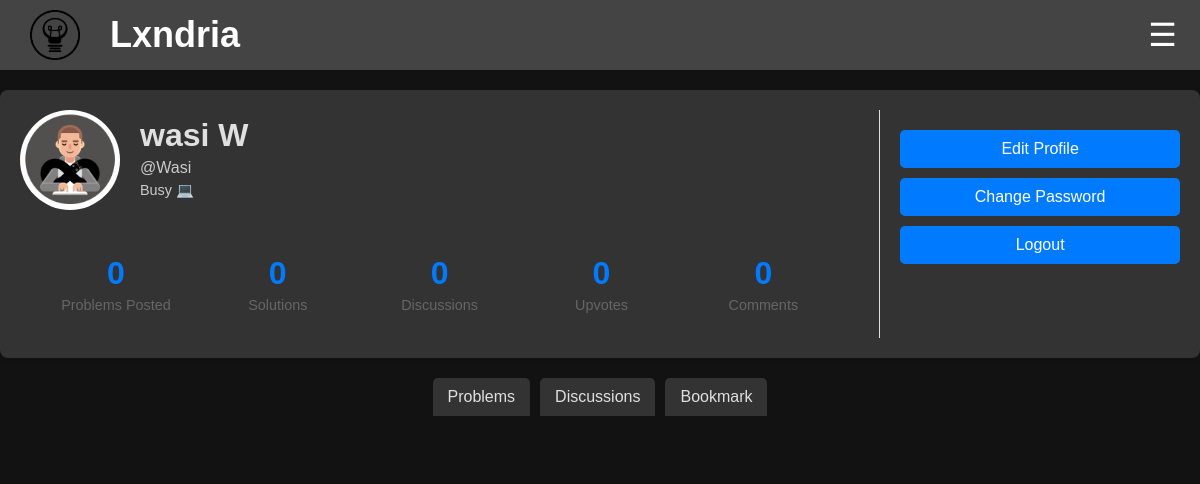
Page /account (signed in) on the earlier database version.
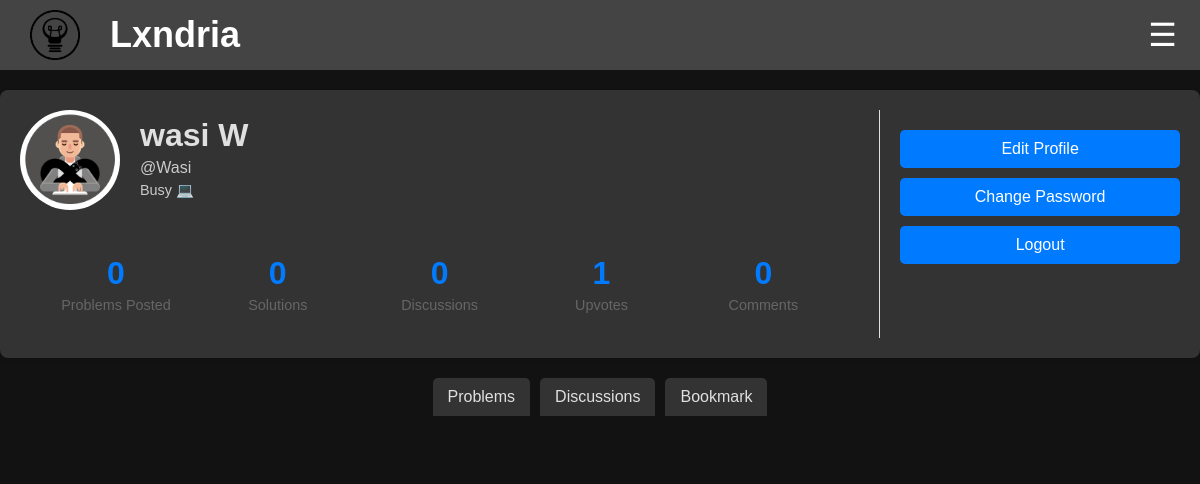
Same page on the later database version.
### app/models.py (models this page shows, shortened)
class Profile(db.Model):
    __tablename__ = "profile"
    __table_args__ = {"extend_existing": True}
    username = db.Column(db.String(80), db.ForeignKey('user.username'), primary_key=True)  # Primary + Foreign Key
    user = db.relationship('User', backref=db.backref('profile', uselist=False, cascade="all, delete-orphan"))
    profile_pic = db.Column(db.String(255), default="/images/default-profile.jpg")
    bio = db.Column(db.Text, default="This user has not set a bio yet.")
    problems_posted = db.Column(db.Integer, default=0)
    solutions = db.Column(db.Integer, default=0)
    discussions = db.Column(db.Integer, default=0)
    upvotes = db.Column(db.Integer, default=0)
    comments = db.Column(db.Integer, default=0)
    created_at = db.Column(db.DateTime, default=datetime.utcnow)
    updated_at = db.Column(db.DateTime, onupdate=datetime.utcnow)
    @property
    def name(self):
        return self.user.name if self.user else None

class User(db.Model, UserMixin): # create a User class to store user information
    __tablename__ = "user"
    __table_args__ = {"extend_existing": True}  # Allow modifications to the table
    id = db.Column(db.Integer, primary_key=True)
    username = db.Column(db.String(80), unique=True, nullable=False)
    name = db.Column(db.String(80), nullable=False)
    password_hash = db.Column(db.String(120), nullable=False)
    email = db.Column(db.String(120), unique=True, nullable=False)
    created_at = db.Column(db.DateTime, default=datetime.utcnow)
    updated_at = db.Column(db.DateTime, onupdate=datetime.utcnow)

### app/routes/account.py (the view)
@account_bp.route('/account')
def account():
    if not current_user.is_authenticated:
        return redirect(url_for('routes.auth.login'))
    profile = Profile.query.filter_by(username=current_user.username).first()
    problems = Problem.query.filter_by(author=current_user.username).order_by(Problem.created_at.desc()).all()
    discussions = Discussion.query.filter_by(author=current_user.username).order_by(Discussion.created_at.desc()).all()
    bookmarks = Bookmarks.query.filter_by(username=current_user.username).order_by(Bookmarks.created_at.desc()).all()
    return render_template('account.html', user=profile, problems=problems, stats=profile, discussions=discussions, bookmarks=bookmarks)

### app/models.py (called while the page is built)
    @property
    def reducedContent(self):
        FullContent = self.content
        if len(FullContent) > 500:
            return FullContent[:500] + "..."
        return FullContent

    @property
    def reducedContent(self):
        FullContent = self.content
        if len(FullContent) > 500:
            return FullContent[:500] + "..."
        return FullContent

### app/routes/auth.py (called while the page is built)
@login_manager.user_loader
def load_user(user_id):
    return User.query.get(int(user_id))

### app/templates/account.html (shortened to what this page needs)
<!DOCTYPE html>
<html>
<head>
  <link rel="stylesheet" href="{{url_for('static', filename='css/profile.css')}}">
</head>
{%include 'banner.html'%}
<body>
    <div class="profile-container">
        <div class="profile-main">
          <div class="profile-header">
            <img src="{{url_for('static', filename=user.profile_pic)}}" alt="Profile Picture" class="profile-pic">
            <div class="profile-info">
              <h1>{{user.name}}</h1>
              <p>@{{user.username}}</p>
              <p class="profile-bio">{{user.bio}}</p>
            </div>
          </div>
          <div class="profile-stats">
            <div class="stat-item">
                <div class="stat-number">{{stats.problems_posted}}</div>
                <div class="stat-text">Problems Posted</div>
            </div>
            <div class="stat-item">
                <div class="stat-number">{{stats.solutions}}</div>
                <div class="stat-text">Solutions</div>
              </div>
              <div class="stat-item">
                <div class="stat-number">{{stats.discussions}}</div>
                <div class="stat-text">Discussions</div>
              </div>
              <div class="stat-item">
                <div class="stat-number">{{stats.upvotes}}</div>
                <div class="stat-text">Upvotes</div>
              </div>
              <div class="stat-item">
                <div class="stat-number">{{stats.comments}}</div>
                <div class="stat-text">Comments</div>
              </div>
            </div>
        </div>
        {% if user.username == current_user.username %}
        <div class="profile-sidebar">
          <div class="profile-options">
            <a href="/account/edit"><button>Edit Profile</button></a>
            <a href="/reset-password-2"><button >Change Password</button></a>
            <a href="/logout"><button>Logout</button></a>
          </div>
        </div>
        {% endif %}
      </div>
      <div class="Tabs">
        <button class="tab" onclick="openTab(event, 'Problems')">Problems</button>
        <button class="tab" onclick="openTab(event, 'Discussions')">Discussions</button>
        {% if user.username == current_user.username %}
        <button class="tab" onclick="openTab(event, 'Bookmark')">Bookmark</button>
        {% endif %}
      </div>
      <div class="TabContent" display="block" id = "Problems">
      </div>
</body>
</html>

### app/templates/banner.html (shortened to what this page needs)
<!DOCTYPE html>
<html>
<link rel="stylesheet" href="{{url_for('static', filename='css/banner.css')}}">
<header class="banner">
    <div class="logo-container">
      <img src="{{url_for('static', filename='Images/logo.png')}}" alt="Logo" class="logo">
      <span class="site-name"><a href="/">Lxndria</span></div></a>
      <div class="menu-container">
        <button class="menu-button" onclick="toggleMenu()">☰</button>
    </div>
  </header>
</html>

### app/static/css/profile.css (style rules this page uses)
body, h1, p { margin: 0; padding: 0; text-decoration: none; color: inherit; font-family: Arial, sans-serif; box-sizing: border-box; background-color: #121212; color: #f1f1f1; ; }
a { text-decoration: none; color: inherit; }
.profile-info h1, .profile-info p { font-family: 'Poppins', sans-serif; margin: 0; padding: 0; background-color: #333; color: #e0e0e0; }
.profile-container { display: flex; max-width: 1200px; margin: 20px auto; padding: 20px; background-color: #333; box-shadow: 0 2px 4px rgba(0, 0, 0, 0.1); border-radius: 8px; color: #e0e0e0; }
.profile-main { flex: 3; padding-right: 20px; }
.profile-sidebar { flex: 1; padding-left: 20px; border-left: 1px solid #e0e0e0; }
.profile-header { display: flex; align-items: center; margin-bottom: 20px; }
.profile-pic { width: 100px; height: 100px; border-radius: 50%; object-fit: cover; margin-right: 20px; }
.profile-info h1 { font-size: 2rem; margin: 0; }
.profile-info p { margin: 5px 0; color: #e0e0e0e0; }
.profile-bio { margin-top: 10px; font-size: 0.9rem; color: #444; }
.profile-stats { display: flex; justify-content: space-between; margin-top: 20px; padding: 15px; background-color: #333; border-radius: 8px; }
.stat-item { text-align: center; flex: 1; padding: 10px; }
.stat-number { font-size: 2rem; font-weight: 600; color: #007bff; margin-bottom: 5px; }
.stat-text { font-size: 0.9rem; color: #666; }
.profile-options { margin-top: 20px; }
.profile-options button { display: block; width: 100%; padding: 10px; margin-bottom: 10px; background-color: #007bff; color: #ffffff; border: none; border-radius: 5px; cursor: pointer; font-size: 1rem; transition: background-color 0.3s; }
.Tabs { display: flex; justify-content: center; margin-bottom: 0px; }
.Tabs button { background-color: #333; color: #e0e0e0; border: none; padding: 10px 15px; cursor: pointer; font-size: 1rem; border-radius: 5px 5px 0 0; transition: background-color 0.3s; }
.Tabs button:not(:last-child) { margin-right: 10px; }
.TabContent { display: none; padding: 20px; background-color: #121212; border-radius: 0 0 5px 5px; }

### app/static/css/banner.css (style rules this page uses)
body, h1, p { margin: 0; padding: 0; text-decoration: none; color: inherit; font-family: Arial, sans-serif; box-sizing: border-box; background-color: #121212; color: #f1f1f1; ; }
a { text-decoration: none; color: inherit; }
.banner { display: flex; justify-content: space-between; align-items: center; padding: 10px 10px; background-color: #444; color: white; position: sticky; top: 0; z-index: 1000; }
.logo-container { display: flex; align-items: center; }
.logo { width: 50px; height: 50px; margin-left: 20px; margin-right: 30px; }
.site-name { font-size: 2.25rem; font-family: 'Gill Sans', 'Gill Sans MT', Calibri, 'Trebuchet MS', sans-serif; font-weight: bold; }
.menu-container { position: relative; display: inline-block; }
.menu-button { padding: 15px; margin-right: 10px; background-color: #444; color: white; border: none; cursor: pointer; border-radius: 50%; width: 35px; height: 35px; text-align: center; font-size: 2rem; line-height: 1; display: flex; justify-content: center; align-items: center; }

Differences in the rows shown:
changed Profile "Wasi": upvotes "0" → "1"
